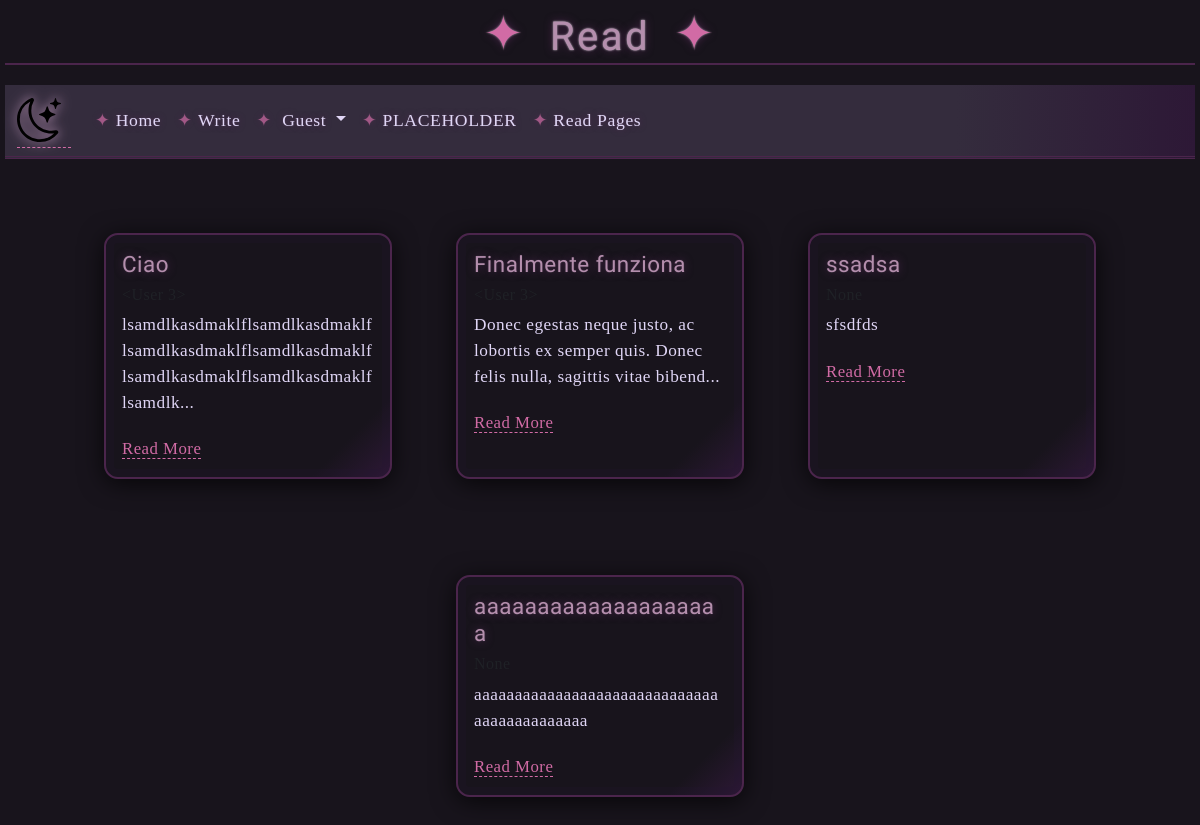
The app's page /read with its own data.
### app/models.py (models this page shows)
class Page(db.Model):
  metadata_obj
  id = db.Column(db.Integer, primary_key = True)
  title = db.Column(db.String(200), nullable = False)
  author_id = db.Column(db.Integer, db.ForeignKey('user.id'), nullable = False)
  text = db.Column(db.Text, nullable = False)
  date = db.Column(db.DateTime, default=datetime.now())

### app/routes.py (the view)
@app.route('/read')
def read():
  pages = pages = Page.query.order_by(Page.date.desc()).all()
  return render_template('read.html', pages=pages, title='Read')

### app/templates/read.html (shortened to what this page needs)
{% extends('base.html') %}
{% block content %}
<div class="card-container">
  {% for page in pages %}
  <div class="card" style="width: 18rem;">
    <div class="card-body">
      <h5 class="card-title">{{ page.title }}</h5>
      <h6 class="card-subtitle mb-2 text-body-secondary">{{ page.author }}</h6>
      <p class="card-text">{{ page.text|truncate(100, true) }}</p>
      <a href="{{ url_for('read_id', id=page.id) }}" class="card-link">Read More</a>
    </div>
  </div>
  {% endfor %}
</div>
{% endblock %}

### app/static/styles/style.css (style rules this page uses)
body { background: #18141c; color: #e0d6f6; font-family: 'Cormorant Garamond', serif; letter-spacing: 0.03em; }
a { color: #d16ba5; text-decoration: none; border-bottom: 1px dashed #d16ba5; transition: color 0.2s; }
.card-container { display: flex; flex-wrap: wrap; gap: 2em; justify-content: center; margin-top: 2em; }
.card { background: linear-gradient(135deg, #18141c 85%, #2d1836 100%); border: 2px double #4b254c; border-radius: 14px; box-shadow: 0 4px 24px #000b, 0 0 0 8px #24183633 inset; color: #e0d6f6; font-family: 'Cormorant Garamond', serif; margin: 2em 1em; transition: box-shadow 0.2s, border-color 0.2s; }
.card-title { color: #b48ead; font-family: 'UnifrakturCook', 'Cinzel Decorative', serif; font-size: 1.4em; text-shadow: 0 0 8px #4b254c, 0 0 2px #fff2; margin-bottom: 0.5em; }
.card-subtitle { color: #d16ba5; font-family: 'Cormorant Garamond', serif; font-size: 1em; margin-bottom: 1em; }
.card-text { color: #e0d6f6; font-size: 1.08em; margin-bottom: 1.2em; }
.card-link { color: #d16ba5; font-family: 'Cinzel Decorative', serif; text-decoration: none; border-bottom: 1px dashed #d16ba5; transition: color 0.2s, border-color 0.2s; font-size: 1.05em; }

### records on screen
Page: title "Ciao", text "lsamdlkasdmaklflsamdlkasdmaklflsamdlkasdmaklflsamdlkasdmaklflsamdlkasdmaklflsamdlkasdmaklflsamdlk..."
Page: title "Finalmente funziona", text "Donec egestas neque justo, ac lobortis ex semper quis. Donec felis nulla, sagittis vitae bibend..."
Page: title "ssadsa", text "sfsdfds"
Page: title "aaaaaaaaaaaaaaaaaaaa", text "aaaaaaaaaaaaaaaaaaaaaaaaaaaaaaaaaaaaaaaaaaaa"

### other values on screen
{{ title }} "Read"
